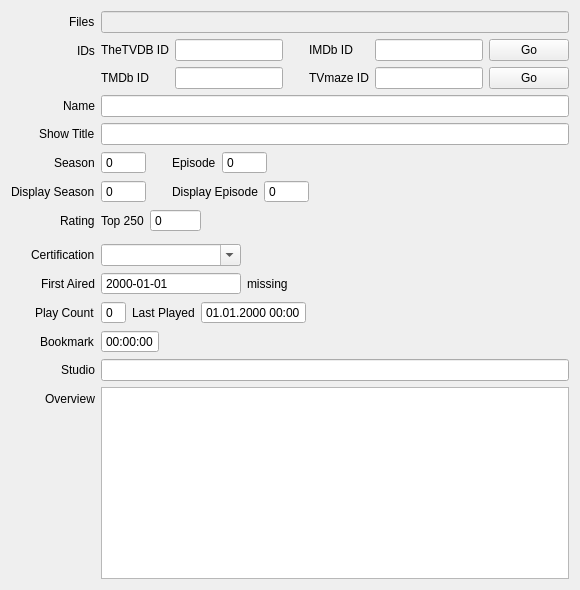
        <widget class="QWidget" name="tabInformation">
         <attribute name="title">
          <string>Information</string>
         </attribute>
         <layout class="QVBoxLayout" name="verticalLayout_2">
          <item>
           <layout class="QFormLayout" name="formLayout">
            <property name="fieldGrowthPolicy">
             <enum>QFormLayout::FieldGrowthPolicy::ExpandingFieldsGrow</enum>
            </property>
            <property name="rowWrapPolicy">
             <enum>QFormLayout::RowWrapPolicy::WrapLongRows</enum>
            </property>
            <property name="labelAlignment">
             <set>Qt::AlignmentFlag::AlignRight|Qt::AlignmentFlag::AlignTrailing|Qt::AlignmentFlag::AlignVCenter</set>
            </property>
            <item row="0" column="0">
             <widget class="QLabel" name="lblFiles">
              <property name="text">
               <string>Files</string>
              </property>
             </widget>
            </item>
            <item row="0" column="1">
             <widget class="QLineEdit" name="files">
              <property name="enabled">
               <bool>false</bool>
              </property>
             </widget>
            </item>
            <item row="1" column="0">
             <widget class="QLabel" name="lblIds">
              <property name="text">
               <string>IDs</string>
              </property>
             </widget>
            </item>
            <item row="1" column="1">
             <layout class="QGridLayout" name="gridLayout">
              <item row="0" column="3">
               <widget class="QLabel" name="lblImdbId">
                <property name="text">
                 <string>IMDb ID</string>
                </property>
                <property name="buddy">
                 <cstring>imdbId</cstring>
                </property>
               </widget>
              </item>
              <item row="1" column="1">
               <widget class="QLineEdit" name="tmdbId"/>
              </item>
              <item row="1" column="2">
               <spacer name="horizontalSpacer_13">
                <property name="orientation">
                 <enum>Qt::Orientation::Horizontal</enum>
                </property>
                <property name="sizeType">
                 <enum>QSizePolicy::Policy::Fixed</enum>
                </property>
                <property name="sizeHint" stdset="0">
                 <size>
                  <width>20</width>
                  <height>20</height>
                 </size>
                </property>
               </spacer>
              </item>
              <item row="1" column="0">
               <widget class="QLabel" name="lblTmdbId">
                <property name="text">
                 <string>TMDb ID</string>
                </property>
                <property name="buddy">
                 <cstring>tmdbId</cstring>
                </property>
               </widget>
              </item>
              <item row="0" column="1">
               <widget class="QLineEdit" name="tvdbId">
                <property name="maximumSize">
                 <size>
                  <width>150</width>
                  <height>16777215</height>
                 </size>
                </property>
               </widget>
              </item>
              <item row="0" column="0">
               <widget class="QLabel" name="lblTheTvDbId">
                <property name="text">
                 <string>TheTVDB ID</string>
                </property>
                <property name="buddy">
                 <cstring>tvdbId</cstring>
                </property>
               </widget>
              </item>
              <item row="1" column="3">
               <widget class="QLabel" name="lblTvmazeId">
                <property name="text">
                 <string>TVmaze ID</string>
                </property>
                <property name="buddy">
                 <cstring>tvmazeId</cstring>
                </property>
               </widget>
              </item>
              <item row="0" column="5">
               <widget class="QPushButton" name="btnImdb">
                <property name="toolTip">
                 <string>Open episode on IMDb.com</string>
                </property>
                <property name="text">
                 <string>Go</string>
                </property>
               </widget>
              </item>
              <item row="1" column="5">
               <widget class="QPushButton" name="btnTvmaze">
                <property name="toolTip">
                 <string>Open episode on TVmaze.com</string>
                </property>
                <property name="text">
                 <string>Go</string>
                </property>
               </widget>
              </item>
              <item row="1" column="4">
               <widget class="QLineEdit" name="tvmazeId">
                <property name="maximumSize">
                 <size>
                  <width>150</width>
                  <height>16777215</height>
                 </size>
                </property>
               </widget>
              </item>
              <item row="0" column="2">
               <spacer name="horizontalSpacer_12">
                <property name="orientation">
                 <enum>Qt::Orientation::Horizontal</enum>
                </property>
                <property name="sizeType">
                 <enum>QSizePolicy::Policy::Fixed</enum>
                </property>
                <property name="sizeHint" stdset="0">
                 <size>
                  <width>20</width>
                  <height>20</height>
                 </size>
                </property>
               </spacer>
              </item>
              <item row="0" column="4">
               <widget class="QLineEdit" name="imdbId">
                <property name="maximumSize">
                 <size>
                  <width>150</width>
                  <height>16777215</height>
                 </size>
                </property>
               </widget>
              </item>
              <item row="0" column="6">
               <spacer name="horizontalSpacer_11">
                <property name="orientation">
                 <enum>Qt::Orientation::Horizontal</enum>
                </property>
                <property name="sizeHint" stdset="0">
                 <size>
                  <width>0</width>
                  <height>20</height>
                 </size>
                </property>
               </spacer>
              </item>
              <item row="1" column="6">
               <spacer name="horizontalSpacer_14">
                <property name="orientation">
                 <enum>Qt::Orientation::Horizontal</enum>
                </property>
                <property name="sizeHint" stdset="0">
                 <size>
                  <width>0</width>
                  <height>20</height>
                 </size>
                </property>
               </spacer>
              </item>
             </layout>
            </item>
            <item row="2" column="0">
             <widget class="QLabel" name="lblName">
              <property name="text">
               <string>Name</string>
              </property>
             </widget>
            </item>
            <item row="2" column="1">
             <widget class="QLineEdit" name="name"/>
            </item>
            <item row="3" column="0">
             <widget class="QLabel" name="lblShowTitle">
              <property name="text">
               <string>Show Title</string>
              </property>
             </widget>
            </item>
            <item row="3" column="1">
             <widget class="QLineEdit" name="showTitle"/>
            </item>
            <item row="4" column="0">
             <widget class="QLabel" name="lblSeason">
              <property name="text">
               <string>Season</string>
              </property>
             </widget>
            </item>
            <item row="4" column="1">
             <layout class="QHBoxLayout" name="horizontalLayout_6">
              <item>
               <widget class="QSpinBox" name="season">
                <property name="buttonSymbols">
                 <enum>QAbstractSpinBox::ButtonSymbols::NoButtons</enum>
                </property>
                <property name="maximum">
                 <number>99999</number>
                </property>
               </widget>
              </item>
              <item>
               <spacer name="horizontalSpacer_4">
                <property name="orientation">
                 <enum>Qt::Orientation::Horizontal</enum>
                </property>
                <property name="sizeType">
                 <enum>QSizePolicy::Policy::Fixed</enum>
                </property>
                <property name="sizeHint" stdset="0">
                 <size>
                  <width>20</width>
                  <height>20</height>
                 </size>
                </property>
               </spacer>
              </item>
              <item>
               <widget class="QLabel" name="lblEpisode">
                <property name="text">
                 <string>Episode</string>
                </property>
               </widget>
              </item>
              <item>
               <widget class="QSpinBox" name="episode">
                <property name="buttonSymbols">
                 <enum>QAbstractSpinBox::ButtonSymbols::NoButtons</enum>
                </property>
                <property name="maximum">
                 <number>99999</number>
                </property>
               </widget>
              </item>
             </layout>
            </item>
            <item row="5" column="0">
             <widget class="QLabel" name="lblDisplaySeason">
              <property name="text">
               <string>Display Season</string>
              </property>
             </widget>
            </item>
            <item row="5" column="1">
             <layout class="QHBoxLayout" name="horizontalLayout_7">
              <item>
               <widget class="QSpinBox" name="displaySeason">
                <property name="buttonSymbols">
                 <enum>QAbstractSpinBox::ButtonSymbols::NoButtons</enum>
                </property>
                <property name="minimum">
                 <number>-1</number>
                </property>
                <property name="maximum">
                 <number>99999</number>
                </property>
               </widget>
              </item>
              <item>
               <spacer name="horizontalSpacer_5">
                <property name="orientation">
                 <enum>Qt::Orientation::Horizontal</enum>
                </property>
                <property name="sizeType">
                 <enum>QSizePolicy::Policy::Fixed</enum>
                </property>
                <property name="sizeHint" stdset="0">
                 <size>
                  <width>20</width>
                  <height>20</height>
                 </size>
                </property>
               </spacer>
              </item>
              <item>
               <widget class="QLabel" name="lblDisplayEpisode">
                <property name="text">
                 <string>Display Episode</string>
                </property>
               </widget>
              </item>
              <item>
               <widget class="QSpinBox" name="displayEpisode">
                <property name="buttonSymbols">
                 <enum>QAbstractSpinBox::ButtonSymbols::NoButtons</enum>
                </property>
                <property name="minimum">
                 <number>-1</number>
                </property>
                <property name="maximum">
                 <number>99999</number>
                </property>
               </widget>
              </item>
             </layout>
            </item>
            <item row="6" column="0">
             <widget class="QLabel" name="lblRating">
              <property name="text">
               <string>Rating</string>
              </property>
             </widget>
            </item>
            <item row="6" column="1">
             <layout class="QVBoxLayout" name="ratingsLayout">
              <item>
               <layout class="QHBoxLayout" name="horizontalLayout_13">
                <item>
                 <widget class="QLabel" name="lblTop250">
                  <property name="text">
                   <string>Top 250</string>
                  </property>
                 </widget>
                </item>
                <item>
                 <widget class="MySpinBox" name="top250">
                  <property name="buttonSymbols">
                   <enum>QAbstractSpinBox::ButtonSymbols::NoButtons</enum>
                  </property>
                  <property name="maximum">
                   <number>9999999</number>
                  </property>
                 </widget>
                </item>
                <item>
                 <spacer name="horizontalSpacer_8">
                  <property name="orientation">
                   <enum>Qt::Orientation::Horizontal</enum>
                  </property>
                  <property name="sizeHint" stdset="0">
                   <size>
                    <width>40</width>
                    <height>20</height>
                   </size>
                  </property>
                 </spacer>
                </item>
               </layout>
              </item>
              <item>
               <widget class="RatingsWidget" name="ratings" native="true"/>
              </item>
             </layout>
            </item>
            <item row="7" column="0">
             <widget class="QLabel" name="lblCertification">
              <property name="text">
               <string>Certification</string>
              </property>
             </widget>
            </item>
            <item row="7" column="1">
             <widget class="QComboBox" name="certification">
              <property name="minimumSize">
               <size>
                <width>140</width>
                <height>0</height>
               </size>
              </property>
              <property name="editable">
               <bool>true</bool>
              </property>
              <property name="sizeAdjustPolicy">
               <enum>QComboBox::SizeAdjustPolicy::AdjustToContents</enum>
              </property>
             </widget>
            </item>
            <item row="8" column="0">
             <widget class="QLabel" name="lblFirstAired">
              <property name="text">
               <string>First Aired</string>
              </property>
             </widget>
            </item>
            <item row="9" column="0">
             <widget class="QLabel" name="lblPlayCount">
              <property name="text">
               <string>Play Count</string>
              </property>
             </widget>
            </item>
            <item row="9" column="1">
             <layout class="QHBoxLayout" name="horizontalLayout">
              <item>
               <widget class="QSpinBox" name="playCount">
                <property name="buttonSymbols">
                 <enum>QAbstractSpinBox::ButtonSymbols::NoButtons</enum>
                </property>
               </widget>
              </item>
              <item>
               <widget class="QLabel" name="lblLastPlayed">
                <property name="text">
                 <string>Last Played</string>
                </property>
               </widget>
              </item>
              <item>
               <widget class="QDateTimeEdit" name="lastPlayed">
                <property name="buttonSymbols">
                 <enum>QAbstractSpinBox::ButtonSymbols::NoButtons</enum>
                </property>
                <property name="displayFormat">
                 <string>dd.MM.yyyy HH:mm</string>
                </property>
               </widget>
              </item>
             </layout>
            </item>
            <item row="10" column="0">
             <widget class="QLabel" name="labelBookmark">
              <property name="text">
               <string>Bookmark</string>
              </property>
             </widget>
            </item>
            <item row="10" column="1">
             <widget class="QTimeEdit" name="epBookmark">
              <property name="buttonSymbols">
               <enum>QAbstractSpinBox::ButtonSymbols::NoButtons</enum>
              </property>
              <property name="displayFormat">
               <string>HH:mm:ss</string>
              </property>
             </widget>
            </item>
            <item row="11" column="0">
             <widget class="QLabel" name="lblStudio">
              <property name="text">
               <string>Studio</string>
              </property>
             </widget>
            </item>
            <item row="11" column="1">
             <widget class="QLineEdit" name="studio"/>
            </item>
            <item row="12" column="0">
             <widget class="QLabel" name="lblOverview">
              <property name="text">
               <string>Overview</string>
              </property>
             </widget>
            </item>
            <item row="8" column="1">
             <layout class="QHBoxLayout" name="layoutFirstAired" stretch="0,0,1">
              <item>
               <widget class="QDateEdit" name="firstAired">
                <property name="sizePolicy">
                 <sizepolicy hsizetype="Expanding" vsizetype="Fixed">
                  <horstretch>0</horstretch>
                  <verstretch>0</verstretch>
                 </sizepolicy>
                </property>
                <property name="minimumSize">
                 <size>
                  <width>140</width>
                  <height>0</height>
                 </size>
                </property>
                <property name="buttonSymbols">
                 <enum>QAbstractSpinBox::ButtonSymbols::NoButtons</enum>
                </property>
                <property name="displayFormat">
                 <string extracomment="Date Format">yyyy-MM-dd</string>
                </property>
               </widget>
              </item>
              <item>
               <widget class="QLabel" name="lblMissingFirstAired">
                <property name="text">
                 <string>missing</string>
                </property>
               </widget>
              </item>
              <item>
               <spacer name="horizontalSpacer_15">
                <property name="orientation">
                 <enum>Qt::Orientation::Horizontal</enum>
                </property>
                <property name="sizeHint" stdset="0">
                 <size>
                  <width>40</width>
                  <height>20</height>
                 </size>
                </property>
               </spacer>
              </item>
             </layout>
            </item>
            <item row="12" column="1">
             <widget class="QPlainTextEdit" name="overview"/>
            </item>
           </layout>
          </item>
         </layout>
        </widget>
